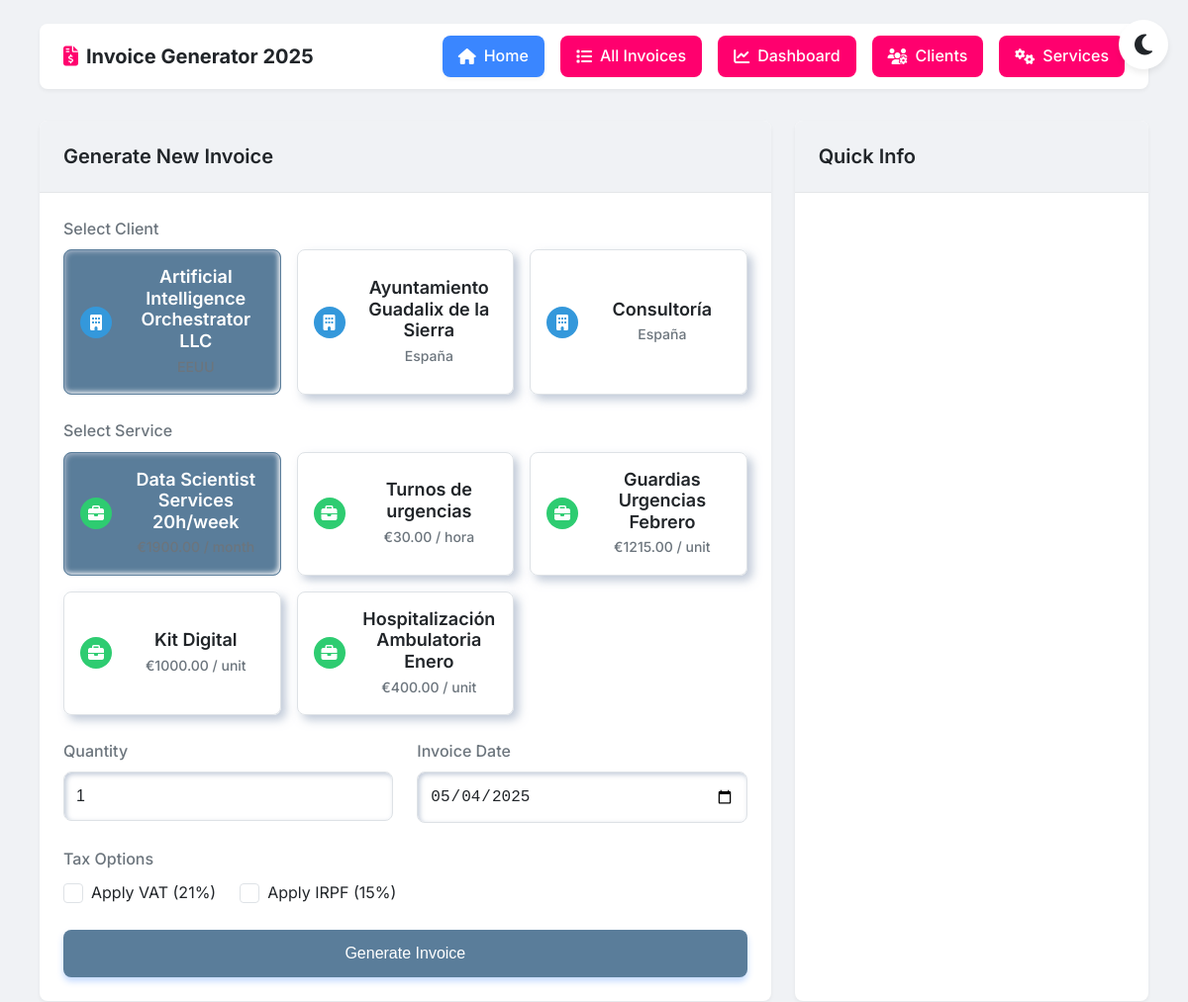
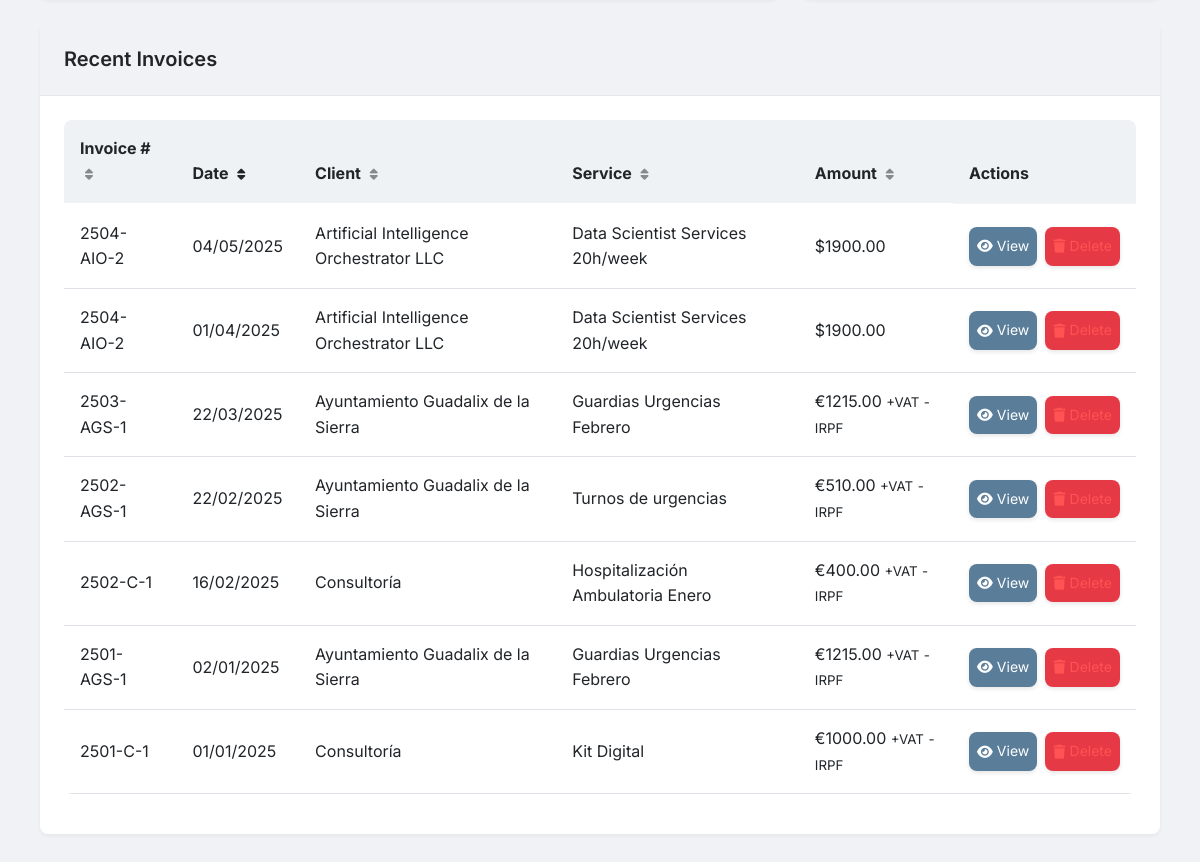
Before: / with the older database file (2 pictures, top to bottom).
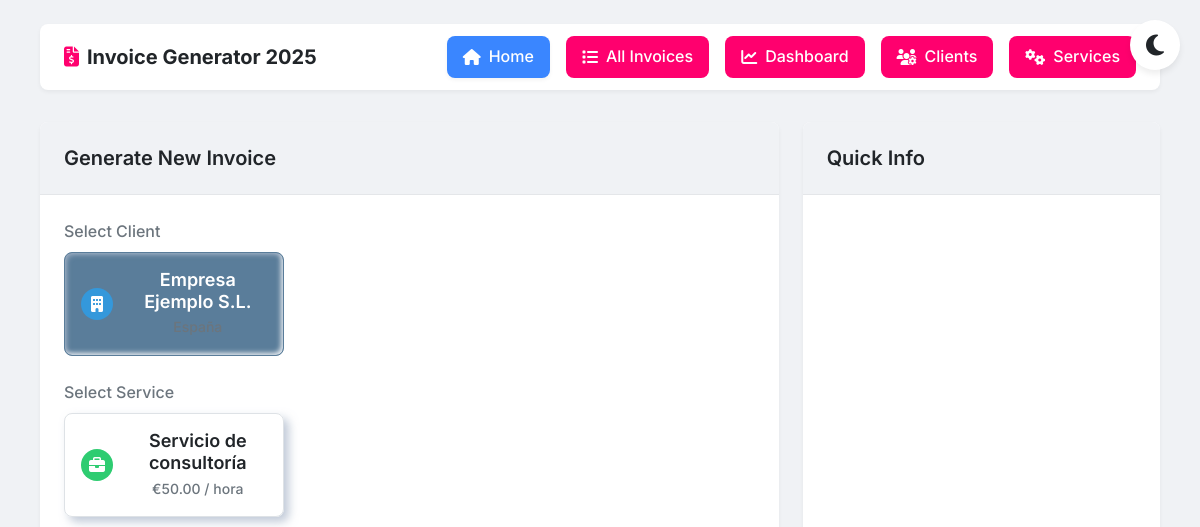
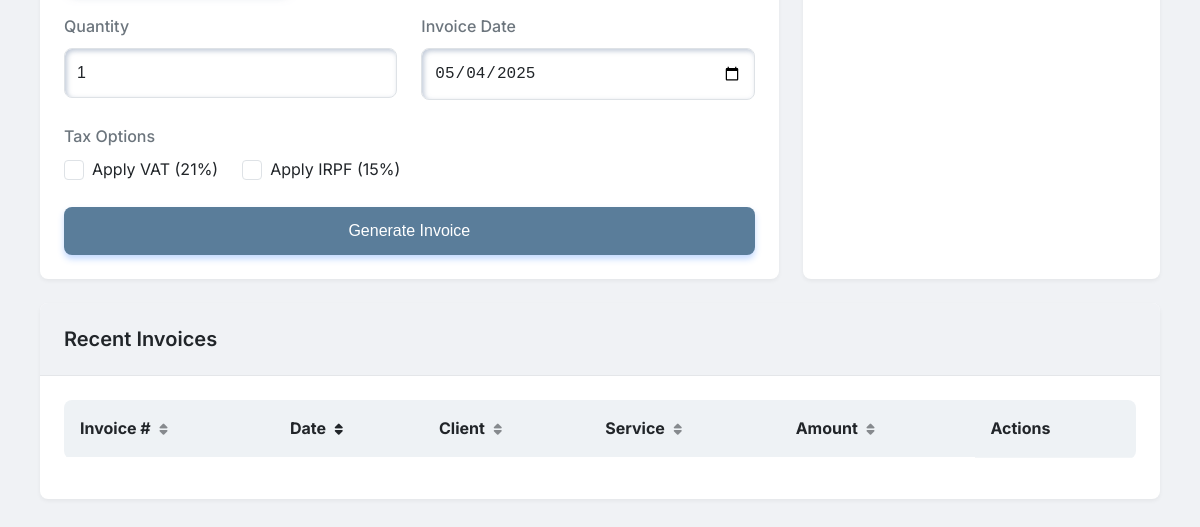
After: the same page with the newer database file (2 pictures, top to bottom).
### tables this page shows
CREATE TABLE clients (
        id INTEGER PRIMARY KEY,
        name TEXT NOT NULL,
        tax_id TEXT NOT NULL,
        address TEXT NOT NULL,
        country TEXT NOT NULL,
        email TEXT,
        currency_code TEXT,
        currency_symbol TEXT
    );

CREATE TABLE services (
        id INTEGER PRIMARY KEY,
        description TEXT NOT NULL,
        unit_price REAL NOT NULL,
        unit_type TEXT NOT NULL
    );

CREATE TABLE invoices (
        id INTEGER PRIMARY KEY,
        client_id INTEGER NOT NULL,
        service_id INTEGER NOT NULL,
        quantity INTEGER NOT NULL,
        date TEXT NOT NULL,
        invoice_number TEXT NOT NULL,
        apply_iva BOOLEAN DEFAULT 1,
        apply_irpf BOOLEAN DEFAULT 1,
        FOREIGN KEY (client_id) REFERENCES clients (id),
        FOREIGN KEY (service_id) REFERENCES services (id)
    );

### src/routes.py (the view)
    @app.route('/')
    def index():
        clients = models.get_clients()
        services = models.get_services()
        config = utils.load_config()
        last_client_id = config.get('preferences', {}).get('last_client_id')
        last_service_id = config.get('preferences', {}).get('last_service_id')
        recent_invoices = models.get_recent_invoices(10)
        current_page = 'home'
        today_date = datetime.now().strftime('%Y-%m-%d')
        return render_template('index.html',
                              clients=clients,
                              services=services,
                              last_client_id=last_client_id,
                              last_service_id=last_service_id,
                              recent_invoices=recent_invoices,
                              currency_symbol=config.get('currency', {}).get('symbol', '€'),
                              current_page=current_page,
                              today_date=today_date)

### src/models.py (called while the page is built)
@contextmanager
def get_db_connection():
    conn = sqlite3.connect(DB_FILE)
    try:
        yield conn
    finally:
        conn.close()

def get_clients():
    with get_db_connection() as conn:
        cursor = conn.cursor()
        cursor.execute('SELECT * FROM clients')
        return cursor.fetchall()

def get_services():
    with get_db_connection() as conn:
        cursor = conn.cursor()
        cursor.execute('SELECT * FROM services')
        return cursor.fetchall()

### src/utils.py (called while the page is built, shortened)
def load_config():
    if os.path.exists(CONFIG_FILE):
        try:
            with open(CONFIG_FILE, 'r') as f:
                return json.load(f)
        except Exception as e:
            print(f"Error loading config: {e}")

### templates/index.html (shortened to what the changed rows need)
{% extends "base.html" %}
{% block content %}
<div class="bento-grid">
    <div class="bento-item" style="grid-column: span 8;">
        <div class="card-header">
            <h2 class="card-title">Generate New Invoice</h2>
        </div>
        <div class="card-body">
            <form action="/generate_invoice" method="post">
                <div class="form-group">
                    <div class="selection-container" id="client-selection">
                        {% for client in clients %}
                        <label class="selection-button {% if client[0] == last_client_id %}selected{% endif %}">
                            <div class="selection-icon client-icon">
                                <i class="fas fa-building"></i>
                            </div>
                            <div class="selection-content">
                                <h3 class="selection-title">{{ client[1] }}</h3>
                                <p class="selection-subtitle">{{ client[4] }}</p>
                            </div>
                        </label>
                        {% endfor %}
                    </div>
                </div>
                <div class="form-group">
                    <div class="selection-container" id="service-selection">
                        {% for service in services %}
                        <label class="selection-button {% if service[0] == last_service_id %}selected{% endif %}">
                            <div class="selection-icon service-icon">
                                <i class="fas fa-briefcase"></i>
                            </div>
                            <div class="selection-content">
                                <h3 class="selection-title">{{ service[1] }}</h3>
                                <p class="selection-subtitle">{{ currency_symbol }}{{ "%.2f"|format(service[2]) }} / {{ service[3] }}</p>
                            </div>
                        </label>
                        {% endfor %}
                    </div>
                </div>
            </form>
        </div>
    </div>
    <div class="bento-item" style="grid-column: span 4;">
        <div class="card-header">
            <h2 class="card-title">Quick Info</h2>
        </div>
    </div>
    <div class="bento-item" style="grid-column: span 12;">
        <div class="card-header">
            <h2 class="card-title">Recent Invoices</h2>
        </div>
        <div class="card-body">
            <div class="table-responsive">
                <table class="table sortable-table" id="invoices-table">
                    <thead>
                        <tr>
                            <th class="sortable" data-sort="invoice">Invoice # <i class="fas fa-sort"></i></th>
                            <th class="sortable" data-sort="date">Date <i class="fas fa-sort"></i></th>
                            <th class="mobile-hide sortable" data-sort="client">Client <i class="fas fa-sort"></i></th>
                            <th class="mobile-hide sortable" data-sort="service">Service <i class="fas fa-sort"></i></th>
                            <th class="sortable" data-sort="amount">Amount <i class="fas fa-sort"></i></th>
                            <th>Actions</th>
                        </tr>
                    </thead>
                    <tbody>
                        {% for invoice in recent_invoices %}
                        <tr>
                            <td data-value="{{ invoice[1] }}">{{ invoice[1] }}</td>
                            <td data-value="{{ invoice[2] }}" data-date="{{ invoice[2].split('/')[2] + invoice[2].split('/')[1] + invoice[2].split('/')[0] }}">{{ invoice[2] }}</td>
                            <td class="mobile-hide" data-value="{{ invoice[3] }}">{{ invoice[3] }}</td>
                            <td class="mobile-hide" data-value="{{ invoice[4] }}">{{ invoice[4] }}</td>
                            <td data-value="{{ invoice[6] }}">
                                {{ invoice[10] }}{{ "%.2f"|format(invoice[6]) }}
                                {% if invoice[7] %}<small>+VAT</small>{% endif %}
                                {% if invoice[8] %}<small>-IRPF</small>{% endif %}
                            </td>
                            <td>
                                <div class="table-actions">
                                    <a href="/view_invoice/{{ invoice[1] }}" class="action-btn action-btn-view">
                                        <i class="fas fa-eye"></i> View
                                    </a>
                                    <a href="#" onclick="confirmDelete('{{ invoice[1] }}')" class="action-btn action-btn-delete">
                                        <i class="fas fa-trash"></i> Delete
                                    </a>
                                </div>
                            </td>
                        </tr>
                        {% endfor %}
                    </tbody>
                </table>
            </div>
        </div>
    </div>
</div>
{% endblock %}

Changed rows visible on the page:
removed clients: name "Artificial Intelligence Orchestrator LLC"
removed clients: name "Ayuntamiento Guadalix de la Sierra", country "España"
removed clients: name "Consultoría", country "España"
removed services: description "Data Scientist Services 20h/week"
removed services: description "Turnos de urgencias", currency_symbol "€", unit_price "30.00", unit_type "hora"
removed services: description "Guardias Urgencias Febrero", currency_symbol "€", unit_price "1215.00", unit_type "unit"
removed services: description "Kit Digital", currency_symbol "€", unit_price "1000.00", unit_type "unit"
removed services: description "Hospitalización Ambulatoria Enero", currency_symbol "€", unit_price "400.00", unit_type "unit"
removed invoices: invoice_number "2504-AIO-2", date "04/05/2025", name "Artificial Intelligence Orchestrator LLC", description "Data Scientist Services 20h/week", {{ invoice[6] }} 1900.0 (drawn), currency_symbol "$", invoice "1900.00"
removed invoices: invoice_number "2504-AIO-2", date "01/04/2025", name "Artificial Intelligence Orchestrator LLC", description "Data Scientist Services 20h/week", {{ invoice[6] }} 1900.0 (drawn), currency_symbol "$", invoice "1900.00"
removed invoices: invoice_number "2503-AGS-1", date "22/03/2025", name "Ayuntamiento Guadalix de la Sierra", description "Guardias Urgencias Febrero", {{ invoice[6] }} 1215.0 (drawn), currency_symbol "€", invoice "1215.00", apply_iva "+VAT", apply_irpf "-IRPF"
removed invoices: invoice_number "2502-AGS-1", date "22/02/2025", name "Ayuntamiento Guadalix de la Sierra", description "Turnos de urgencias", {{ invoice[6] }} 510.0 (drawn), currency_symbol "€", invoice "510.00", apply_iva "+VAT", apply_irpf "-IRPF"
removed invoices: invoice_number "2502-C-1", date "16/02/2025", name "Consultoría", description "Hospitalización Ambulatoria Enero", {{ invoice[6] }} 400.0 (drawn), currency_symbol "€", invoice "400.00", apply_iva "+VAT", apply_irpf "-IRPF"
removed invoices: invoice_number "2501-AGS-1", date "02/01/2025", name "Ayuntamiento Guadalix de la Sierra", description "Guardias Urgencias Febrero", {{ invoice[6] }} 1215.0 (drawn), currency_symbol "€", invoice "1215.00", apply_iva "+VAT", apply_irpf "-IRPF"
removed invoices: invoice_number "2501-C-1", date "01/01/2025", name "Consultoría", description "Kit Digital", {{ invoice[6] }} 1000.0 (drawn), currency_symbol "€", invoice "1000.00", apply_iva "+VAT", apply_irpf "-IRPF"
added clients: name "Empresa Ejemplo S.L."
added services: description "Servicio de consultoría", currency_symbol "€", unit_price "50.00", unit_type "hora"
